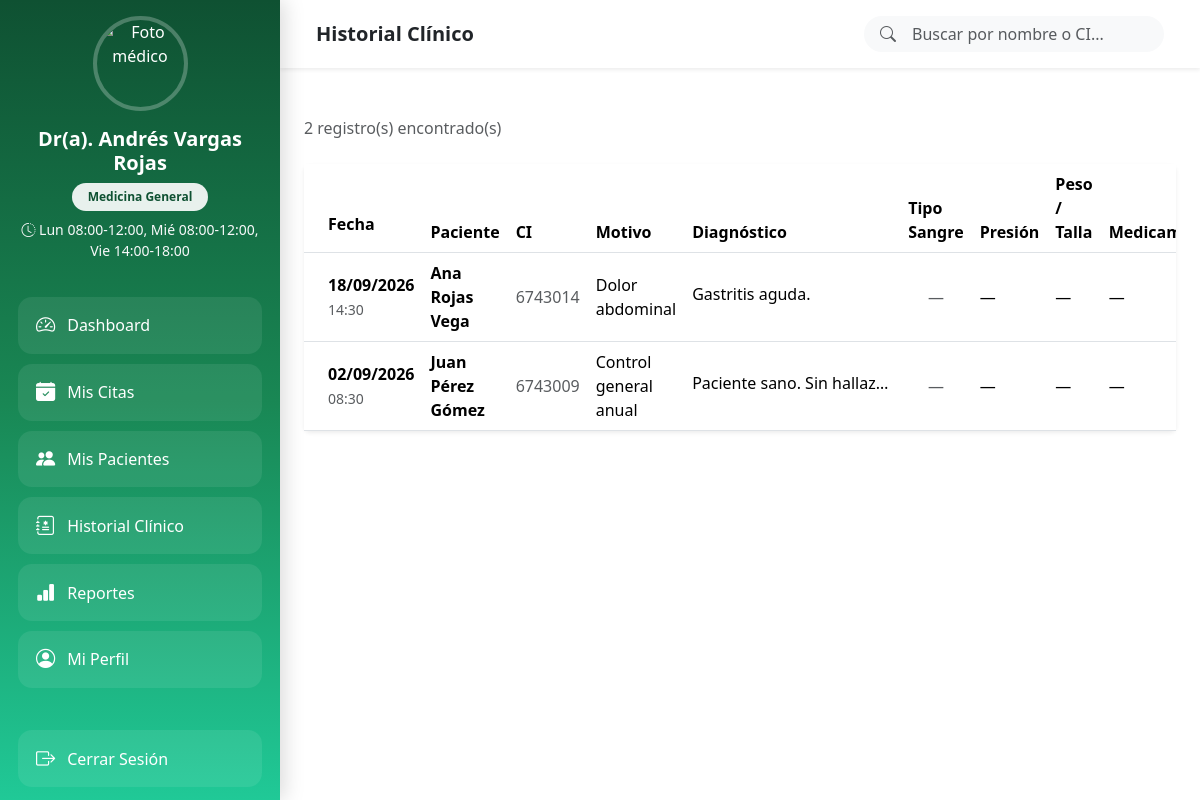
The page /index.php?controller=medico&action=historial (signed in) on the database its author committed.
### tables this page shows
CREATE TABLE `historial` (
  `id` int(10) UNSIGNED NOT NULL,
  `cita_id` int(10) UNSIGNED NOT NULL,
  `diagnostico` text DEFAULT NULL,
  `observacion` text DEFAULT NULL,
  `presion_arterial` varchar(20) DEFAULT NULL,
  `peso` decimal(5,2) DEFAULT NULL,
  `talla` decimal(4,2) DEFAULT NULL,
  `creado_en` timestamp NOT NULL DEFAULT current_timestamp()
);

CREATE TABLE `cita` (
  `id` int(10) UNSIGNED NOT NULL,
  `paciente_id` int(10) UNSIGNED NOT NULL,
  `medico_id` int(10) UNSIGNED NOT NULL,
  `recepcionista_id` int(10) UNSIGNED DEFAULT NULL,
  `estado_cita_id` tinyint(3) UNSIGNED NOT NULL DEFAULT 1,
  `fecha` date NOT NULL,
  `hora` time NOT NULL,
  `motivo` varchar(255) DEFAULT NULL,
  `creado_en` timestamp NOT NULL DEFAULT current_timestamp()
);

CREATE TABLE `usuario` (
  `id` int(10) UNSIGNED NOT NULL,
  `rol_id` tinyint(3) UNSIGNED NOT NULL,
  `ci` varchar(20) NOT NULL,
  `nombre` varchar(80) NOT NULL,
  `apellido` varchar(80) NOT NULL,
  `correo` varchar(120) DEFAULT NULL,
  `clave` varchar(255) DEFAULT NULL,
  `telefono` varchar(20) DEFAULT NULL,
  `fecha_nac` date DEFAULT NULL,
  `direccion` varchar(200) DEFAULT NULL,
  `foto` varchar(255) DEFAULT NULL,
  `estado` tinyint(1) NOT NULL DEFAULT 1,
  `creado_en` timestamp NOT NULL DEFAULT current_timestamp()
);

### controllers/MedicoController.php (called while the page is built, shortened)
<?php
require_once __DIR__ . '/../models/HistorialModel.php';
require_once __DIR__ . '/../models/MedicoModel.php';
class MedicoController {
    public static function historial() {
        $uid         = $_SESSION['usuario_id'];
        $medico      = MedicoModel::findByUsuarioId($uid);
        $medicoId    = $medico['medico_id'];
        $busqueda    = trim($_GET['buscar'] ?? '');
        $historiales = HistorialModel::historialMedico($medicoId, $busqueda);
        require_once __DIR__ . '/../views/medico/historial-doctor.php';
    }
}
?>

### public/index.php (called while the page is built, shortened)
<?php
$action     = $_GET['action']     ?? 'index';
$ctrl = new $controllerClass();
$ctrl->$action();

### models/HistorialModel.php (called while the page is built, shortened)
<?php
class HistorialModel {
    public static function historialMedico($medicoId, $buscar = '') {
        $conexion = conexion::conectar();
        $sql = "SELECT h.diagnostico, h.observacion,
                       a.tipo_sangre, a.enfermedades, a.alergias,
                       " . self::SQL_MEDICAMENTOS . ",
                       h.presion_arterial, h.peso, h.talla,
                       c.fecha, c.hora, c.motivo,
                       u.nombre, u.apellido, u.ci
                FROM historial h
                INNER JOIN cita c         ON h.cita_id = c.id
                INNER JOIN estado_cita ec ON ec.id = c.estado_cita_id
                INNER JOIN usuario u      ON c.paciente_id = u.id
                LEFT JOIN vw_antecedentes_paciente a ON a.paciente_id = c.paciente_id
                WHERE c.medico_id = :medico_id
                  AND ec.nombre = 'completada'";
        $sql .= " ORDER BY c.fecha DESC";
        $stmt = $conexion->prepare($sql);
        $stmt->bindParam(':medico_id', $medicoId);
        $stmt->execute();
        return $stmt->fetchAll(PDO::FETCH_ASSOC);
    }
}
?>

### models/MedicoModel.php (called while the page is built, shortened)
<?php
class MedicoModel {
    public static function findByUsuarioId($usuarioId) {
        $conexion = conexion::conectar();
        $sql  = "SELECT * FROM vw_medico_perfil WHERE id = :usuario_id LIMIT 1";
        $stmt = $conexion->prepare($sql);
        $stmt->bindParam(':usuario_id', $usuarioId);
        $stmt->execute();
        return $stmt->fetch(PDO::FETCH_ASSOC);
    }
}
?>

### views/medico/historial-doctor.php (the view, shortened to what this page needs)
<!DOCTYPE html>
<html lang="es">
<head>
     <link href="https://cdn.jsdelivr.net/npm/bootstrap@5.3.3/dist/css/bootstrap.min.css" rel="stylesheet">
    <link rel="stylesheet" href="https://cdn.jsdelivr.net/npm/bootstrap-icons@1.11.3/font/bootstrap-icons.min.css">
<link rel="stylesheet" href="../assets/css/syles_medico.css">
</head>
<body>
<div class="d-flex">
    <?php include 'includes/sidebar.php'; ?>
    <div class="main-content flex-grow-1">
        <nav class="topbar navbar px-4 py-3 bg-white shadow-sm mb-4">
            <div class="container-fluid">
                <h5 class="mb-0 fw-bold">Historial Clínico</h5>
                <div class="ms-auto">
                   <form class="position-relative d-none d-md-block" method="GET" action="index.php">
                        <i class="bi bi-search position-absolute top-50 start-0 translate-middle-y ms-3 text-muted"></i>
                        <input type="text" name="buscar"
                               class="form-control ps-5 border-0 bg-light rounded-pill"
                               style="width:300px;"
                               placeholder="Buscar por nombre o CI..."
                               value="<?= htmlspecialchars($busqueda) ?>">
                    </form>
                </div>
            </div>
        </nav>
        <div class="p-4">
            <div class="d-flex justify-content-between align-items-center mb-4">
                <p class="text-muted mb-0">
                    <?= count($historiales ?? []) ?> registro(s)
                    <?= $busqueda ? 'para "' . htmlspecialchars($busqueda) . '"' : 'encontrado(s)' ?>
                </p>
            </div>
            <div class="card border-0 shadow-sm">
                <div class="table-responsive">
                    <table class="table table-hover align-middle mb-0">
                    <thead>
<tr class="bg-light">
    <th class="ps-4 py-3">Fecha</th>
    <th>Paciente</th>
    <th>CI</th>
    <th>Motivo</th>
    <th>Diagnóstico</th>
    <th>Tipo Sangre</th>
    <th>Presión</th>
    <th>Peso / Talla</th>
    <th>Medicamentos</th>
</tr>
</thead>
<tbody>
<?php foreach ($historiales as $h): ?>
<tr>
    <td class="ps-4">
        <div class="fw-bold"><?= date("d/m/Y", strtotime($h['fecha'])) ?></div>
        <small class="text-muted"><?= date("H:i", strtotime($h['hora'])) ?></small>
    </td>
    <td>
        <div class="fw-bold">
            <?= htmlspecialchars($h['nombre'] . ' ' . $h['apellido']) ?>
        </div>
    </td>
    <td class="text-muted">
        <?= htmlspecialchars($h['ci']) ?>
    </td>
    <td>
        <?= htmlspecialchars($h['motivo'] ?? '—') ?>
    </td>
    <td>
        <span class="text-truncate d-inline-block"
              style="max-width:200px;"
              title="<?= htmlspecialchars($h['diagnostico']) ?>">
            <?= htmlspecialchars($h['diagnostico']) ?>
        </span>
    </td>
    <td class="text-center">
        <?php if (!empty($h['tipo_sangre'])): ?>
            <span class="badge bg-danger">
                <?= htmlspecialchars($h['tipo_sangre']) ?>
            </span>
        <?php else: ?>
            <span class="text-muted">—</span>
        <?php endif; ?>
    </td>
    <td>
        <?= htmlspecialchars($h['presion_arterial'] ?? '—') ?>
    </td>
    <td>
        <?php
        $datos = [];
        echo !empty($datos)
            ? implode(' / ', $datos)
            : '—';
        ?>
    </td>
    <td>
        <?= !empty($h['medicamentos'])
            ? htmlspecialchars($h['medicamentos'])
            : '—'; ?>
    </td>
</tr>
<?php endforeach; ?>
</tbody>
                    </table>
                </div>
            </div>
        </div>
    </div>
</div>
</body>
</html>

### assets/css/syles_medico.css (style rules this page uses)
.main-content { margin-left: 280px; width: calc(100% - 280px); min-height: 100vh; }

### rows shown on the page
historial: cita.fecha "18/09/2026", cita.hora "14:30", usuario.nombre+apellido "Ana Rojas Vega", usuario.ci "6743014", cita.motivo "Dolor abdominal", diagnostico "Gastritis aguda.", presion_arterial "—"
historial: cita.fecha "02/09/2026", cita.hora "08:30", usuario.nombre+apellido "Juan Pérez Gómez", usuario.ci "6743009", cita.motivo "Control general anual", diagnostico "Paciente sano. Sin hallaz…", presion_arterial "—"

### other values the page prints
$nombre . ' ' . $apellido "Andrés Vargas Rojas"
$especialidad "Medicina General"
$horario "Lun 08:00-12:00, Mié 08:00-12:00, Vie 14:00-18:00"
count($historiales ?? []) "2"
